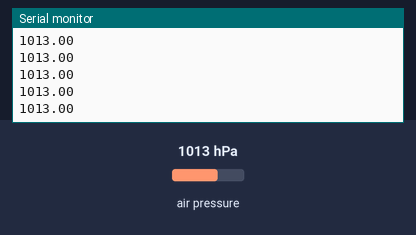
Bench run of a sketch on a simulated ESP32. On the bench: the last lines printed to the serial monitor. The inputs (shaded band) are chosen by the test bench; at power-on: air pressure 1013 hPa. Nothing arrives over Bluetooth unless stated; a phone connects over Bluetooth LE 3 s after start.

Above: at 3.9 s.
4.0 s: air pressure set to 952 hPa
At 4.03 s:
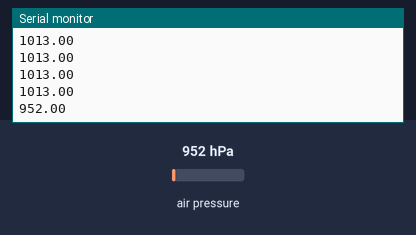
5.5 s: air pressure set to 975 hPa
At 5.57 s:
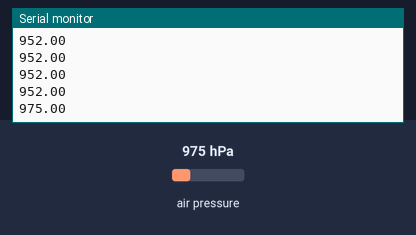
Timing chart, 0 to 8.5 s (numbered marks = the images above; inputs shaded):
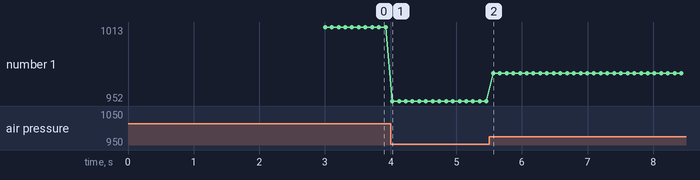

The sketch:

barometric_belt.ino
```cpp
#include <Adafruit_BME280.h>
#include <Adafruit_Sensor.h>
#include <BLE2902.h>
#include <BLEDevice.h>
#include <BLEServer.h>
#include <BLEUtils.h>
#include <Wire.h>

constexpr int SDA_PIN = 5;
constexpr int SCL_PIN = 4;
constexpr uint8_t BME_ADDR = 0x76;
constexpr unsigned long SAMPLE_INTERVAL_MS = 100;

constexpr char DEVICE_NAME[] = "Pas_Barometryczny";
constexpr char SERVICE_UUID[] = "4fafc201-1fb5-459e-8fcc-c5c9c331914b";
constexpr char CHARACTERISTIC_UUID[] = "beb5483e-36e1-4688-b7f5-ea07361b26a8";

Adafruit_BME280 bme;
BLEServer* server = nullptr;
BLECharacteristic* characteristic = nullptr;
bool deviceConnected = false;
bool oldDeviceConnected = false;
unsigned long lastSampleTime = 0;

class ServerCallbacks : public BLEServerCallbacks {
 public:
  void onConnect(BLEServer*) override { deviceConnected = true; }
  void onDisconnect(BLEServer*) override { deviceConnected = false; }
};

void setup() {
  Serial.begin(115200);
  Wire.begin(SDA_PIN, SCL_PIN);
  if (!bme.begin(BME_ADDR)) {
    while (true) delay(10);
  }

  BLEDevice::init(DEVICE_NAME);
  BLEDevice::setMTU(512);
  server = BLEDevice::createServer();
  server->setCallbacks(new ServerCallbacks());

  BLEService* service = server->createService(SERVICE_UUID);
  characteristic = service->createCharacteristic(
      CHARACTERISTIC_UUID,
      BLECharacteristic::PROPERTY_READ | BLECharacteristic::PROPERTY_NOTIFY);
  characteristic->setValue("0.00");
  characteristic->addDescriptor(new BLE2902());
  service->start();

  BLEAdvertising* advertising = BLEDevice::getAdvertising();
  advertising->addServiceUUID(SERVICE_UUID);
  advertising->setScanResponse(true);
  BLEAdvertisementData data;
  data.setFlags(0x04);
  data.setName(DEVICE_NAME);
  advertising->setAdvertisementData(data);
  advertising->start();
}

void loop() {
  const unsigned long now = millis();
  if (deviceConnected && now - lastSampleTime >= SAMPLE_INTERVAL_MS) {
    lastSampleTime = now;
    const float pressureHpa = bme.readPressure() / 100.0F;
    char payload[20];
    snprintf(payload, sizeof(payload), "%.2f", pressureHpa);
    characteristic->setValue(payload);
    characteristic->notify();
    Serial.println(payload);
  }

  if (!deviceConnected && oldDeviceConnected) {
    delay(500);
    server->startAdvertising();
    oldDeviceConnected = false;
  }
  if (deviceConnected && !oldDeviceConnected) {
    oldDeviceConnected = true;
  }
  delay(5);
}
```

Measured:
- after the input at 4.0 s, the serial monitor: prints a new line at once (image 1)
- after the input at 5.5 s, the serial monitor: prints a new line after 0.06 s (image 2)
- plotted number 1: 1013 → 952 after the input at 4.0 s, 952 → 975 after the input at 5.5 s
